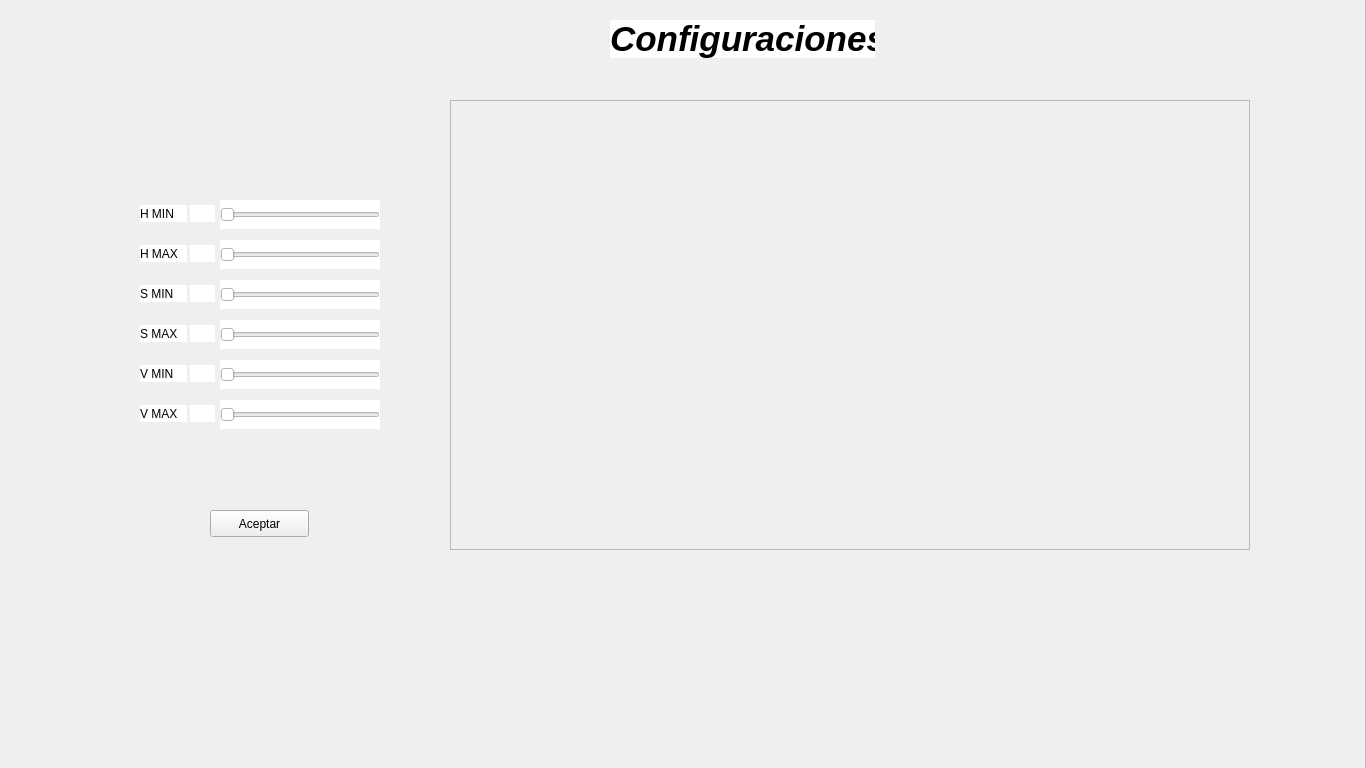
<?xml version="1.0" encoding="UTF-8"?>
<ui version="4.0">
 <class>binary</class>
 <widget class="QWidget" name="binary">
  <property name="geometry">
   <rect>
    <x>0</x>
    <y>0</y>
    <width>1366</width>
    <height>768</height>
   </rect>
  </property>
  <property name="windowTitle">
   <string>Form</string>
  </property>
  <widget class="QScrollArea" name="scrollArea">
   <property name="geometry">
    <rect>
     <x>450</x>
     <y>100</y>
     <width>800</width>
     <height>450</height>
    </rect>
   </property>
   <property name="verticalScrollBarPolicy">
    <enum>Qt::ScrollBarAlwaysOff</enum>
   </property>
   <property name="horizontalScrollBarPolicy">
    <enum>Qt::ScrollBarAlwaysOff</enum>
   </property>
   <property name="widgetResizable">
    <bool>true</bool>
   </property>
   <property name="alignment">
    <set>Qt::AlignRight|Qt::AlignTrailing|Qt::AlignVCenter</set>
   </property>
   <widget class="QWidget" name="scrollAreaWidgetContents">
    <property name="geometry">
     <rect>
      <x>0</x>
      <y>0</y>
      <width>798</width>
      <height>448</height>
     </rect>
    </property>
   </widget>
  </widget>
  <widget class="QSlider" name="horizontalSlider">
   <property name="geometry">
    <rect>
     <x>220</x>
     <y>200</y>
     <width>160</width>
     <height>29</height>
    </rect>
   </property>
   <property name="styleSheet">
    <string notr="true">background-color: rgb(255, 255, 255);</string>
   </property>
   <property name="maximum">
    <number>256</number>
   </property>
   <property name="tracking">
    <bool>true</bool>
   </property>
   <property name="orientation">
    <enum>Qt::Horizontal</enum>
   </property>
  </widget>
  <widget class="QSlider" name="horizontalSlider_2">
   <property name="geometry">
    <rect>
     <x>220</x>
     <y>240</y>
     <width>160</width>
     <height>29</height>
    </rect>
   </property>
   <property name="styleSheet">
    <string notr="true">background-color: rgb(255, 255, 255);</string>
   </property>
   <property name="maximum">
    <number>256</number>
   </property>
   <property name="orientation">
    <enum>Qt::Horizontal</enum>
   </property>
  </widget>
  <widget class="QSlider" name="horizontalSlider_3">
   <property name="geometry">
    <rect>
     <x>220</x>
     <y>280</y>
     <width>160</width>
     <height>29</height>
    </rect>
   </property>
   <property name="styleSheet">
    <string notr="true">background-color: rgb(255, 255, 255);</string>
   </property>
   <property name="maximum">
    <number>256</number>
   </property>
   <property name="orientation">
    <enum>Qt::Horizontal</enum>
   </property>
  </widget>
  <widget class="QSlider" name="horizontalSlider_4">
   <property name="geometry">
    <rect>
     <x>220</x>
     <y>320</y>
     <width>160</width>
     <height>29</height>
    </rect>
   </property>
   <property name="styleSheet">
    <string notr="true">background-color: rgb(255, 255, 255);</string>
   </property>
   <property name="maximum">
    <number>256</number>
   </property>
   <property name="orientation">
    <enum>Qt::Horizontal</enum>
   </property>
  </widget>
  <widget class="QSlider" name="horizontalSlider_5">
   <property name="geometry">
    <rect>
     <x>220</x>
     <y>360</y>
     <width>160</width>
     <height>29</height>
    </rect>
   </property>
   <property name="styleSheet">
    <string notr="true">background-color: rgb(255, 255, 255);</string>
   </property>
   <property name="maximum">
    <number>256</number>
   </property>
   <property name="orientation">
    <enum>Qt::Horizontal</enum>
   </property>
  </widget>
  <widget class="QSlider" name="horizontalSlider_6">
   <property name="geometry">
    <rect>
     <x>220</x>
     <y>400</y>
     <width>160</width>
     <height>29</height>
    </rect>
   </property>
   <property name="autoFillBackground">
    <bool>false</bool>
   </property>
   <property name="styleSheet">
    <string notr="true">background-color: rgb(255, 255, 255);</string>
   </property>
   <property name="maximum">
    <number>256</number>
   </property>
   <property name="orientation">
    <enum>Qt::Horizontal</enum>
   </property>
   <property name="tickPosition">
    <enum>QSlider::NoTicks</enum>
   </property>
   <property name="tickInterval">
    <number>0</number>
   </property>
  </widget>
  <widget class="QPushButton" name="pushButton">
   <property name="geometry">
    <rect>
     <x>210</x>
     <y>510</y>
     <width>99</width>
     <height>27</height>
    </rect>
   </property>
   <property name="styleSheet">
    <string notr="true">font: 52 italic 11pt &quot;Ubuntu&quot;;</string>
   </property>
   <property name="text">
    <string>Aceptar</string>
   </property>
   <property name="flat">
    <bool>false</bool>
   </property>
  </widget>
  <widget class="QLabel" name="label">
   <property name="geometry">
    <rect>
     <x>140</x>
     <y>205</y>
     <width>47</width>
     <height>17</height>
    </rect>
   </property>
   <property name="styleSheet">
    <string notr="true">background-color: rgb(255, 255, 255);</string>
   </property>
   <property name="text">
    <string>H MIN</string>
   </property>
  </widget>
  <widget class="QLabel" name="label_2">
   <property name="geometry">
    <rect>
     <x>140</x>
     <y>245</y>
     <width>47</width>
     <height>17</height>
    </rect>
   </property>
   <property name="styleSheet">
    <string notr="true">background-color: rgb(255, 255, 255);</string>
   </property>
   <property name="text">
    <string>H MAX</string>
   </property>
  </widget>
  <widget class="QLabel" name="label_3">
   <property name="geometry">
    <rect>
     <x>140</x>
     <y>285</y>
     <width>47</width>
     <height>17</height>
    </rect>
   </property>
   <property name="styleSheet">
    <string notr="true">background-color: rgb(255, 255, 255);</string>
   </property>
   <property name="text">
    <string>S MIN</string>
   </property>
  </widget>
  <widget class="QLabel" name="label_4">
   <property name="geometry">
    <rect>
     <x>140</x>
     <y>325</y>
     <width>47</width>
     <height>17</height>
    </rect>
   </property>
   <property name="styleSheet">
    <string notr="true">background-color: rgb(255, 255, 255);</string>
   </property>
   <property name="text">
    <string>S MAX</string>
   </property>
  </widget>
  <widget class="QLabel" name="label_5">
   <property name="geometry">
    <rect>
     <x>140</x>
     <y>365</y>
     <width>47</width>
     <height>17</height>
    </rect>
   </property>
   <property name="styleSheet">
    <string notr="true">background-color: rgb(255, 255, 255);</string>
   </property>
   <property name="text">
    <string>V MIN</string>
   </property>
  </widget>
  <widget class="QLabel" name="label_6">
   <property name="geometry">
    <rect>
     <x>140</x>
     <y>405</y>
     <width>47</width>
     <height>17</height>
    </rect>
   </property>
   <property name="styleSheet">
    <string notr="true">background-color: rgb(255, 255, 255);</string>
   </property>
   <property name="text">
    <string>V MAX</string>
   </property>
  </widget>
  <widget class="QLabel" name="label_7">
   <property name="geometry">
    <rect>
     <x>190</x>
     <y>205</y>
     <width>25</width>
     <height>17</height>
    </rect>
   </property>
   <property name="styleSheet">
    <string notr="true">background-color: rgb(255, 255, 255);</string>
   </property>
   <property name="text">
    <string/>
   </property>
  </widget>
  <widget class="QLabel" name="label_8">
   <property name="geometry">
    <rect>
     <x>190</x>
     <y>245</y>
     <width>25</width>
     <height>17</height>
    </rect>
   </property>
   <property name="styleSheet">
    <string notr="true">background-color: rgb(255, 255, 255);</string>
   </property>
   <property name="text">
    <string/>
   </property>
  </widget>
  <widget class="QLabel" name="label_9">
   <property name="geometry">
    <rect>
     <x>190</x>
     <y>285</y>
     <width>25</width>
     <height>17</height>
    </rect>
   </property>
   <property name="styleSheet">
    <string notr="true">background-color: rgb(255, 255, 255);</string>
   </property>
   <property name="text">
    <string/>
   </property>
  </widget>
  <widget class="QLabel" name="label_10">
   <property name="geometry">
    <rect>
     <x>190</x>
     <y>325</y>
     <width>25</width>
     <height>17</height>
    </rect>
   </property>
   <property name="styleSheet">
    <string notr="true">background-color: rgb(255, 255, 255);</string>
   </property>
   <property name="text">
    <string/>
   </property>
  </widget>
  <widget class="QLabel" name="label_11">
   <property name="geometry">
    <rect>
     <x>190</x>
     <y>365</y>
     <width>25</width>
     <height>17</height>
    </rect>
   </property>
   <property name="whatsThis">
    <string>&lt;html&gt;&lt;head/&gt;&lt;body&gt;&lt;p&gt;&lt;br/&gt;&lt;/p&gt;&lt;/body&gt;&lt;/html&gt;</string>
   </property>
   <property name="styleSheet">
    <string notr="true">background-color: rgb(255, 255, 255);</string>
   </property>
   <property name="text">
    <string/>
   </property>
  </widget>
  <widget class="QLabel" name="label_12">
   <property name="geometry">
    <rect>
     <x>190</x>
     <y>405</y>
     <width>25</width>
     <height>17</height>
    </rect>
   </property>
   <property name="styleSheet">
    <string notr="true">background-color: rgb(255, 255, 255);</string>
   </property>
   <property name="text">
    <string/>
   </property>
  </widget>
  <widget class="QLabel" name="label_13">
   <property name="geometry">
    <rect>
     <x>610</x>
     <y>20</y>
     <width>265</width>
     <height>38</height>
    </rect>
   </property>
   <property name="font">
    <font>
     <family>Ubuntu</family>
     <pointsize>26</pointsize>
     <weight>75</weight>
     <italic>true</italic>
     <bold>true</bold>
    </font>
   </property>
   <property name="autoFillBackground">
    <bool>false</bool>
   </property>
   <property name="styleSheet">
    <string notr="true">background-color: rgba(255, 255, 255, 255);
</string>
   </property>
   <property name="frameShape">
    <enum>QFrame::NoFrame</enum>
   </property>
   <property name="frameShadow">
    <enum>QFrame::Raised</enum>
   </property>
   <property name="text">
    <string>Configuraciones</string>
   </property>
   <property name="scaledContents">
    <bool>false</bool>
   </property>
   <property name="openExternalLinks">
    <bool>false</bool>
   </property>
  </widget>
  <widget class="QScrollArea" name="scrollArea_2">
   <property name="geometry">
    <rect>
     <x>-2</x>
     <y>-2</y>
     <width>1368</width>
     <height>773</height>
    </rect>
   </property>
   <property name="widgetResizable">
    <bool>true</bool>
   </property>
   <widget class="QWidget" name="scrollAreaWidgetContents_2">
    <property name="geometry">
     <rect>
      <x>0</x>
      <y>0</y>
      <width>1366</width>
      <height>771</height>
     </rect>
    </property>
   </widget>
  </widget>
  <zorder>scrollArea_2</zorder>
  <zorder>scrollArea</zorder>
  <zorder>horizontalSlider</zorder>
  <zorder>horizontalSlider_2</zorder>
  <zorder>horizontalSlider_3</zorder>
  <zorder>horizontalSlider_4</zorder>
  <zorder>horizontalSlider_5</zorder>
  <zorder>horizontalSlider_6</zorder>
  <zorder>pushButton</zorder>
  <zorder>label</zorder>
  <zorder>label_2</zorder>
  <zorder>label_3</zorder>
  <zorder>label_4</zorder>
  <zorder>label_5</zorder>
  <zorder>label_6</zorder>
  <zorder>label_7</zorder>
  <zorder>label_8</zorder>
  <zorder>label_9</zorder>
  <zorder>label_10</zorder>
  <zorder>label_11</zorder>
  <zorder>label_12</zorder>
  <zorder>label_13</zorder>
 </widget>
 <resources/>
 <connections/>
</ui>
